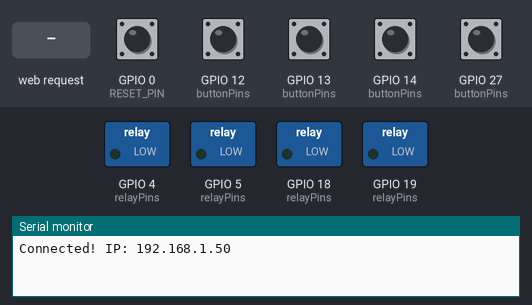
Recording of a program running on a simulated ESP32. Parts: switched loads named in the program (green lamp = pin HIGH), the last lines printed to the serial monitor. Dashed ring = blinking. The test bench sets the inputs (shaded band); at power-on: GPIO 0 (RESET_PIN), GPIO 12 (buttonPins), GPIO 13 (buttonPins), GPIO 14 (buttonPins), GPIO 27 (buttonPins) HIGH. WiFi joins after 1.5 s; servers stay silent unless stated; storage starts empty.

Above: at 2.7 s.
2.8 s: GPIO 12 (buttonPins) pulled LOW for 1 s
At 2.95 s:
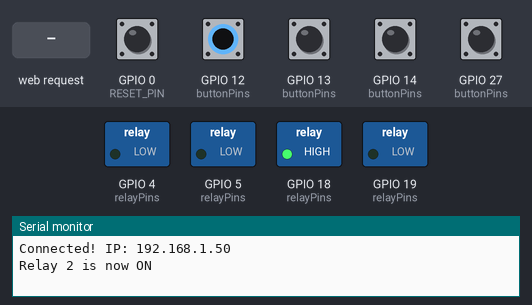
5.3 s: GPIO 13 (buttonPins) pulled LOW for 0.15 s
At 5.9 s:
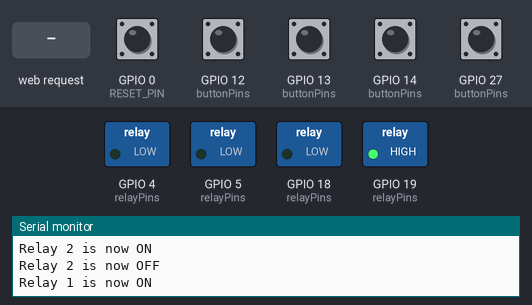
6.9 s: GPIO 14 (buttonPins) pulled LOW for 0.15 s
At 7.2 s:
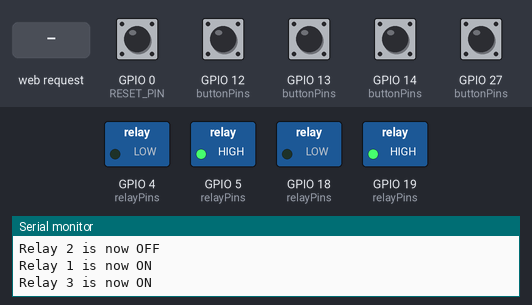
8.5 s: GPIO 27 (buttonPins) pulled LOW for 0.15 s
At 9.6 s:
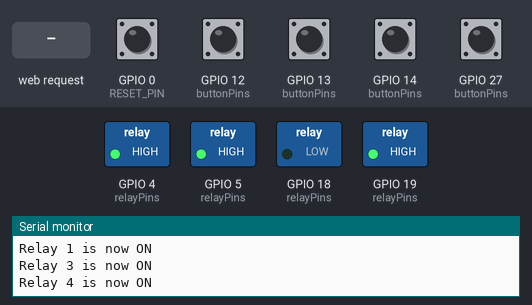
10.1 s: HTTP request GET /relay?ch=0 received
At 10.5 s:
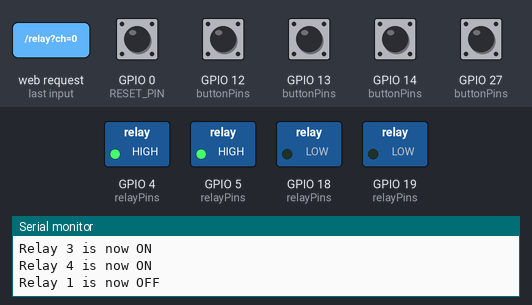
11.6 s: GPIO 12 (buttonPins) pulled LOW for 0.15 s
At 11.9 s:
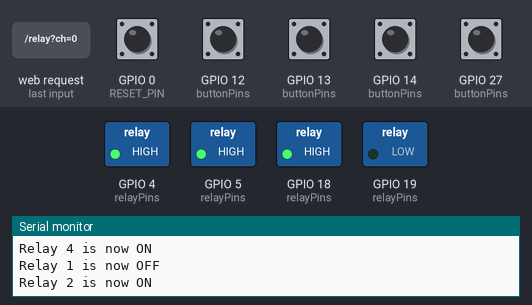
Timing chart, 0 to 14.2 s (numbered marks = the images above; inputs shaded):
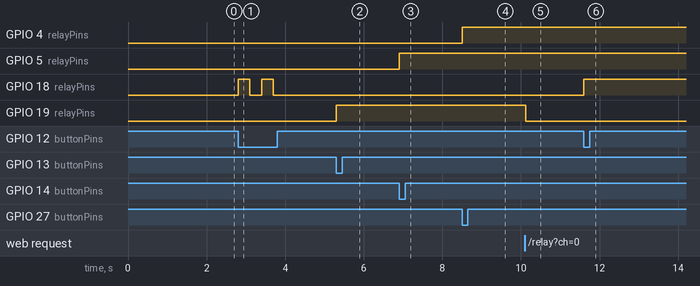

The program:

main.cpp
```cpp
#include <WiFiManager.h>
#include <ESPAsyncWebServer.h>
#include <SPIFFS.h>

#define RELAY_1  19
#define RELAY_2  18
#define RELAY_3  5
#define RELAY_4  4

#define BTN_1    13
#define BTN_2    12
#define BTN_3    14
#define BTN_4    27

#define RESET_PIN  0

const int relayPins[4] = { RELAY_1, RELAY_2, RELAY_3, RELAY_4 };
const int buttonPins[4] = { BTN_1, BTN_2, BTN_3, BTN_4 };

AsyncWebServer server(80);
bool relayStates[4] = {false, false, false, false};

unsigned long lastResetPress = 0;
const unsigned long resetDebounce = 1000;

void setupRelays() {
  for (int i = 0; i < 4; i++) {
    pinMode(relayPins[i], OUTPUT);
    digitalWrite(relayPins[i], LOW);
  }
}

void setupButtons() {
  for (int i = 0; i < 4; i++) {
    pinMode(buttonPins[i], INPUT_PULLUP);
  }
  pinMode(RESET_PIN, INPUT_PULLUP);
}

void toggleRelay(int index) {
  if (index < 0 || index >= 4) return;
  relayStates[index] = !relayStates[index];
  digitalWrite(relayPins[index], relayStates[index] ? HIGH : LOW);
  Serial.printf("Relay %d is now %s\n", index + 1, relayStates[index] ? "ON" : "OFF");
}

void checkButtons() {
  for (int i = 0; i < 4; i++) {
    if (!digitalRead(buttonPins[i])) {
      toggleRelay(i);
      delay(300);  // debounce đơn giản
    }
  }

  if (!digitalRead(RESET_PIN)) {
    unsigned long now = millis();
    if (now - lastResetPress > resetDebounce) {
      Serial.println("Reset WiFi...");
      WiFiManager wm;
      wm.resetSettings();
      delay(100);
      ESP.restart();
    }
    lastResetPress = millis();
  }
}

void setupWebServer() {
  // Serve file style.css từ SPIFFS và ép trình duyệt luôn tải lại
  server.serveStatic("/style.css", SPIFFS, "/style.css")
        .setCacheControl("no-cache, no-store, must-revalidate");

  // Trang chính: sinh HTML động thể hiện trạng thái relay
  server.on("/", HTTP_GET, [](AsyncWebServerRequest *request) {
    String html = "<!DOCTYPE html><html lang=\"vi\"><head><meta charset=\"UTF-8\" />";
    html += "<title>ESP32 Iot</title>";
    html += "<link rel=\"stylesheet\" href=\"/style.css\" />";
    html += "</head><body><div class=\"container\">";
    html += "<h1>Điều khiển 4 Relay</h1>";

    for (int i = 0; i < 4; i++) {
      String relayClass = relayStates[i] ? "relay on" : "relay off";
      html += "<div class=\"" + relayClass + "\">";
      html += "<p>Relay " + String(i + 1) + "</p>";
      html += "<a href=\"/relay?ch=" + String(i) + "\" class=\"btn\">Bật \\ Tắt</a>";
      html += "</div>";
    }

    html += "</div></body></html>";
    request->send(200, "text/html", html);
  });

  // Xử lý khi nhấn nút relay
  server.on("/relay", HTTP_GET, [](AsyncWebServerRequest *request) {
    if (request->hasParam("ch")) {
      int ch = request->getParam("ch")->value().toInt();
      toggleRelay(ch);
    }
    request->redirect("/");
  });

  // Trang lỗi 404 nếu truy cập sai
  server.onNotFound([](AsyncWebServerRequest *request){
    request->send(404, "text/plain", "404: Not found");
  });

  server.begin();
}

void setup() {
  Serial.begin(115200);
  setupRelays();
  setupButtons();

  if (!SPIFFS.begin(true)) {
    Serial.println("SPIFFS mount failed");
    return;
  }

  WiFi.mode(WIFI_STA);
  WiFiManager wm;
  if (!wm.autoConnect("ESP32_Config")) {
    Serial.println("Failed to connect WiFi");
    ESP.restart();
  }

  Serial.println("Connected! IP: " + WiFi.localIP().toString());
  setupWebServer();
}

void loop() {
  checkButtons();
}
```

Measured:
- after the input at 2.8 s, GPIO 18 (relayPins): alternates HIGH for 0.30 s and LOW for 0.30 s, 4 changes in all, then stays LOW, starting at once
- after the input at 5.3 s, GPIO 19 (relayPins): LOW → HIGH at once
- after the input at 6.9 s, GPIO 5 (relayPins): LOW → HIGH at once
- after the input at 8.5 s, GPIO 4 (relayPins): LOW → HIGH at once
- after the input at 10.1 s, GPIO 19 (relayPins): HIGH → LOW at once
- after the input at 11.6 s, GPIO 18 (relayPins): LOW → HIGH at once
